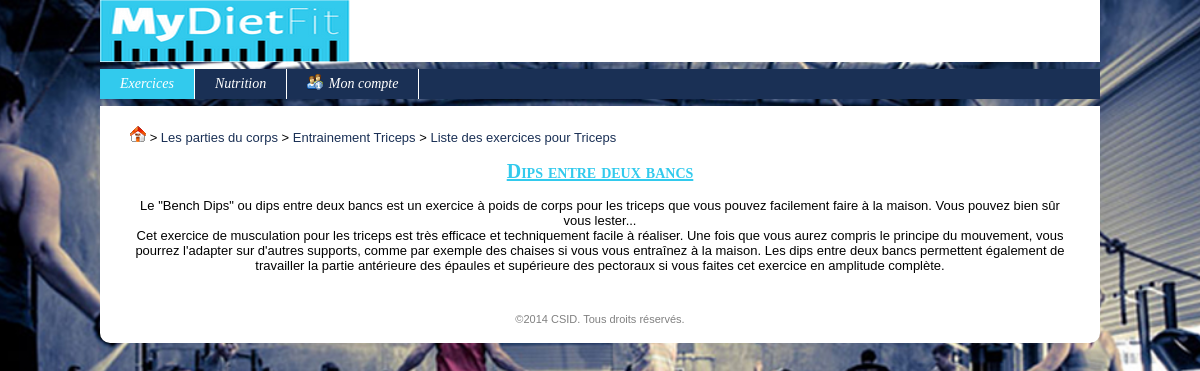
/index.php?uc=exercice&action=v_exercice&idExercice=8, run on the app's committed database.
### tables this page shows
CREATE TABLE IF NOT EXISTS `partiecorps` (
  `idPartieCorps` int(11) unsigned NOT NULL AUTO_INCREMENT,
  `libelle` varchar(45) NOT NULL DEFAULT '',
  `descEx` varchar(1000) NOT NULL DEFAULT '',
  `descPgrm` varchar(1000) NOT NULL DEFAULT '',
  PRIMARY KEY (`idPartieCorps`)
);

CREATE TABLE IF NOT EXISTS `ficheexercice` (
  `idFicheExercice` int(11) unsigned NOT NULL AUTO_INCREMENT,
  `titre` varchar(45) DEFAULT NULL,
  `resume` varchar(1000) DEFAULT NULL,
  `description` varchar(5000) NOT NULL DEFAULT '',
  `dateAjout` datetime NOT NULL DEFAULT '0000-00-00 00:00:00',
  `idPartieCorps` int(10) unsigned DEFAULT NULL,
  `video` varchar(1000) NOT NULL DEFAULT '',
  `image1` varchar(100) NOT NULL DEFAULT '',
  `image2` varchar(100) NOT NULL DEFAULT '',
  `image3` varchar(100) NOT NULL DEFAULT '',
  PRIMARY KEY (`idFicheExercice`),
  KEY `FK_ficheexercice_1` (`idPartieCorps`)
);

### modules/fonctions/php/generale.inc.php (called while the page is built, shortened)
<?php
function connexion()
{
	global $_CONFIG;
	$hote = $_CONFIG['DB_ServerHost'];
	$login = $_CONFIG['DB_Username'];
	$mdp = $_CONFIG['DB_Password'];
	$bd = $_CONFIG['DB_Database'];
	$connexion = @mysql_connect($hote, $login, $mdp) or die("<u>Erreur SQL (Connexion au serveur impossible)</u>: ".mysql_error()." <br>");
	return $connexion;
}
function getRequest($nomChamp, $elseValue = null)
{
	return (isset($_REQUEST[$nomChamp]) && $_REQUEST[$nomChamp]) ? $_REQUEST[$nomChamp] : $elseValue;
}
function getMySqlString($champ, $elseValue = null, $noCote = 0)
{
	$cote = ($noCote) ? null : "'";
	if(isset($champ) && $champ) $result = $cote.mysql_real_escape_string($champ, connexion()).$cote;
	else if(is_null($champ) || $champ == "") $result = "NULL";
	else $result = $cote.mysql_real_escape_string($elseValue, connexion()).$cote;
	return $result;
}
?>

### config.inc.php (called while the page is built, shortened)
<?php
$_CONFIG = array
(
	"DB_ServerHost" => "localhost",
	"DB_Username" => "root",
    "DB_Password" => "",
    "DB_Database" => "mydietfit_bdd",
    "DIR_Control" => "controleurs/",
    "DIR_View" => "vues/",
    "DIR_Model" => "modules/fonctions/php/",
    "DIR_Dynamic" => "modules/fonctions/js/",
    "DIR_XML" => "modules/fonctions/xml/",
    "DIR_Plugin" => "modules/plugins/",
    "DIR_CSS" => "modules/themes/",
    "DIR_Attachment" => "ressources/documents/",
    "DIR_Image" => "ressources/images/",
	"EML_Envoi" => false,
	"EML_ServerSMTP" => "",
	"EML_PortSMTP" => "",
);
?>

### modules/fonctions/php/identification.inc.php (called while the page is built, shortened)
<?php
function estConnecte($idUtilisateur = null, $login = null)
{
	$result = isset($_SESSION['idUtilisateur']) && !empty($_SESSION['idUtilisateur']);
	return $result;
}
?>

### modules/fonctions/php/exercices.inc.php (called while the page is built, shortened)
<?php
function getUnExercice($idExercice)
{
	$req = "SELECT * FROM ficheexercice where idFicheExercice = ".getMySqlString($idExercice);
	$conx = connexion();
	$res = mysql_query($req, $conx) or die ("<u>Erreur SQL (getUnExercice)</u>: ".mysql_error()." <br>");
	$unExercice = mysql_fetch_assoc($res);
	return $unExercice;
}
?>

### modules/fonctions/php/partieCorps.inc.php (called while the page is built, shortened)
<?php
function getUnePartieCorps($idPartieCorps)
{
	$req = "SELECT * FROM partiecorps where idPartieCorps = ".getMySqlString($idPartieCorps);
	$conx = connexion();
	$res = mysql_query($req, $conx) or die ("<u>Erreur SQL (getUnePartieCorps)</u>: ".mysql_error()." <br>");
	$unePartieCorps = mysql_fetch_assoc($res);
	return $unePartieCorps;
}
?>

### vues/v_menu.php (the view, shortened to what this page needs)
	<div id="menu">
		<ul>
			<li <?php if($uc == "exercice") echo "style='background:#32CAED'";?>> <a href="index.php?uc=exercice&action=lstExercice"> Exercices </a>
			</li>
			<li <?php if($uc == "nutrition") echo "style='background:#32CAED'";?>> <a href=""> Nutrition </a>
			</li>
			<li> <a href="index.php?uc=identif&action=frmConnexion"><img src="<?php echo $_CONFIG['DIR_Image']; ?>menuUserInfo.png"> <?php if(estConnecte()) echo $_SESSION['login']; else echo "Mon compte"; ?> </a>
			</li>
		</ul>
	</div>
</div>
<div id="content">

### vues/v_filAriane.php (shortened to what this page needs)
<?php
$home = "<a href='index.php?uc=identif&action=index'><img src='$_CONFIG[DIR_Image]home.gif'></a>";
$niveau1 = "<a href='index.php?uc=exercice&action=lstExercice'>Les parties du corps</a>";
echo "<div style='text-align:justify'>";
if($action == "v_exercice") {
	$idExercice = getRequest('idExercice');
	$unExercice = getUnExercice($idExercice);
	$idPartieCorps = $unExercice['idPartieCorps'];
	$unePartieCorps = getUnePartieCorps($idPartieCorps);
	$libelle = $unePartieCorps['libelle'];
	$niveau2 = "<a href='index.php?uc=exercice&action=entrainement&idPartieCorps=$idPartieCorps'>Entrainement $libelle</a>";
	$lstEx = "<a href='index.php?uc=exercice&action=lstEx&idPartieCorps=$idPartieCorps'>Liste des exercices pour $libelle</a>";
	echo $home." > ".$niveau1." > ".$niveau2." > ".$lstEx;
}
echo "</div><br>";
?>

### vues/v_headTitre.php
<h2> <?php echo $titre; ?> </h2> <br>

### vues/exercices/v_exercice.php
<p><?php echo $unExercice['resume'] ?></p>
<p><?php echo $unExercice['description'] ?></p>

### data on the page
partiecorps: libelle "Triceps"
ficheexercice: titre "Dips entre deux bancs", resume "Le \"Bench Dips\" ou dips entre deux bancs est un exercice à poids de corps pour les triceps que vous pouvez facilement faire à la maison. Vous pouvez bien sûr vous lester...", description "Cet exercice de musculation pour les triceps est très efficace et techniquement facile à réaliser. Une fois que vous aurez compris le principe du mouvement, vous pourrez l'adapter sur d'autres supports, comme par exemple des chaises si vous vous entraînez à la maison. Les dips entre deux bancs permettent également de travailler la partie antérieure des épaules et supérieure des pectoraux si vous faites cet exercice en amplitude complète."
